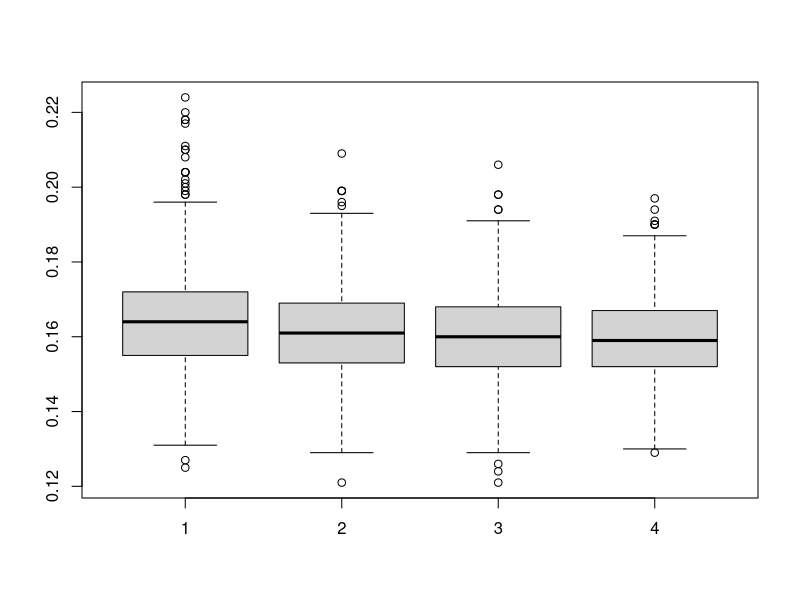

This figure's R source:
rm(list=ls())

data(iris)
library(class)
library(MASS)

###Exo 1
#1
#sigma=1
p<-0.5
mu1<-3
mu0<-1 #mu1>mu0
y<-rbinom(1,1,p)
x<-y*rnorm(1,mu1)+(1-y)*rnorm(1,mu0)
a<-(mu1-mu0)
b<-(mu1^2-mu0^2)/2
pred<-a*x>=b

#2
risque_bayes<-function(n,p,mu0,mu1){
  if (mu1<mu0) stop("Erreur mu1 doit être plus grand que mu0")
  y<-rbinom(n,1,p)
  x<-y*rnorm(n,mu1)+(1-y)*rnorm(n,mu0)
  a<-(mu1-mu0)
  b<-(mu1^2-mu0^2)/2+log((1-p)/p)
  pred<-a*x>=b
  return(mean(pred!=y))
}
p<-0.5
risque_bayes(100000,p,mu0=1,mu1)

mu1=3;mu0=1
1-pnorm((mu1-mu0)/2) #vrai risque oracle (voir TD)
#0.1586553 pour mu1=3, mu0=1
#0.3085375 pour mu1=2, mu0=1

#3
#a
# data_train=data.frame(Y=grouptrain,X1=X[,1],X2=X[,2])
# fit=lda(Y~X1+X2,data=data_train)

n=10
y.train <- rbinom(n,1,p)
x.train <- y.train*rnorm(n,mu1,1)+(1-y.train)*rnorm(n,mu0,1)
datatrain<-data.frame(y=y.train,x=x.train)
model.lda <- lda(y~x,data=datatrain)
y.test <- rbinom(10,1,p)
x.test <- y.test*rnorm(10,mu1)+(1-y.test)*rnorm(10,mu0)
newdata=data.frame(x=x.test,y=y.test)
pred.lda <- predict(model.lda, newdata = newdata) # voir help(predict.lda) 
risque.estim <- mean(pred.lda$class!=y.test)

##Remarque : on peut egalement coder lda de la facon suivante
#model.lda <- lda(as.matrix(x.train),y.train)
#pred.lda <- predict(model.lda, as.matrix(x.test))

#b
risques<-function(n,p,mu0,mu1){
  y.train <- rbinom(n,1,p)
  x.train <- y.train*rnorm(n,mu1,1)+(1-y.train)*rnorm(n,mu0,1)
  datatrain<-data.frame(y=y.train,x=x.train)
  model.lda <- lda(y~x,data=datatrain)
  y.test <- rbinom(1000,1,p)
  x.test <- y.test*rnorm(1000,mu1)+(1-y.test)*rnorm(1000,mu0)
  newdata=data.frame(x=x.test,y=y.test)
  pred.lda <- predict(model.lda, newdata = newdata)
  
  a<-(mu1-mu0)
  b<-(mu1^2-mu0^2)/2
  pred.bayes<-a*x.test>=b
  
  risque.lda <- mean(pred.lda$class!=y.test)
  risque.bayes<-mean(pred.bayes!=y.test)
  return(list(risque.lda=risque.lda,risque.bayes=risque.bayes))
}

risques(100,p,mu0,mu1)
risques(1000,p,mu0,mu1)
risques(100000,p,mu0,mu1)

result1 = result2 = result3 = result4 = rep(NA,1000)
for (i in 1:1000){
  result1[i] <- risques(50,p,mu0,mu1)$risque.lda
  result2[i] <- risques(100,p,mu0,mu1)$risque.lda
  result3[i] <- risques(400,p,mu0,mu1)$risque.lda
  result4[i] <- risques(1000,p,mu0,mu1)$risque.lda
  
}
boxplot(result1,result2,result3,result4)
